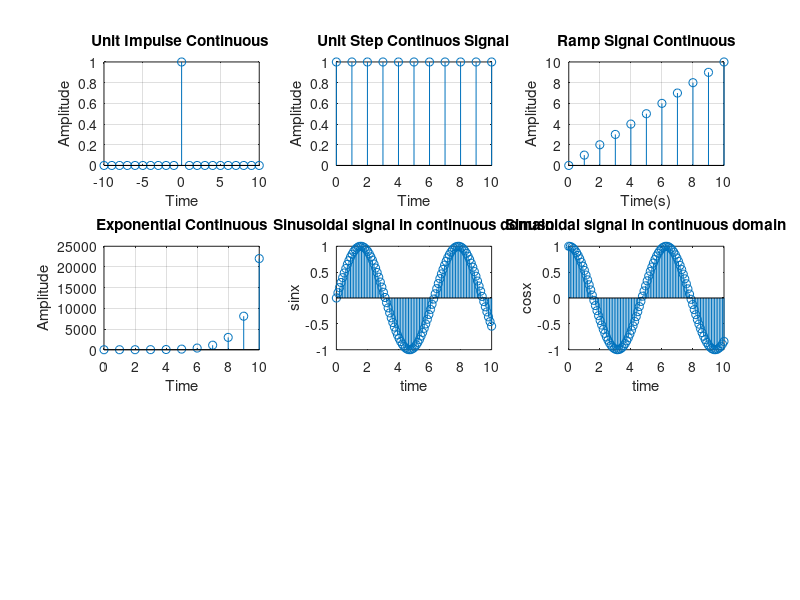

The MATLAB script that drew this image:
% Unit sample sequence for -10 < n < 10

n=(-10:1:10);
impulse=[zeros(1,10) 1 zeros(1,10)];
subplot(3,3,1)
stem(n,impulse)
title('Unit Impulse Continuous ')
xlabel('Time')
ylabel('Amplitude')
grid on

% Step sequence for 0 <n< 10.
n=(0:1:10);
unitstep=n>=0;
subplot(3,3,2)
stem(n,unitstep)
title('Unit Step Continuos Signal')
xlabel('Time')
ylabel('Amplitude')
grid on

%Ramp sequence for 0 <n< 10.
n=(0:1:10);
unitstep=n>=0;
ramp=n.*unitstep;
subplot(3,3,3)
stem(n,ramp)
title('Ramp Signal Continuous')
xlabel('Time(s)')
ylabel('Amplitude')
grid on


%Exponential sequence for 0 <n< 10.
n=0:1:10;
b=1;
x=exp(b*n);
subplot(3,3,4)
stem(n,x)
title('Exponential Continuous')
xlabel('Time')
ylabel('Amplitude')
grid on

%Sine sequence for 0 <n< 10. 
n=linspace(0,10);
y=sin(n);
subplot(3,3,5)
stem(n,y)
title('Sinusoidal signal in continuous domain')
xlabel('time')
ylabel('sinx')

%Cosine sequence for 0 <n< 10
n=linspace(0,10);
y=cos(n);
subplot(3,3,6)
stem(n,y)
title('Sinusoidal signal in continuous domain')
xlabel('time')
ylabel('cosx')


